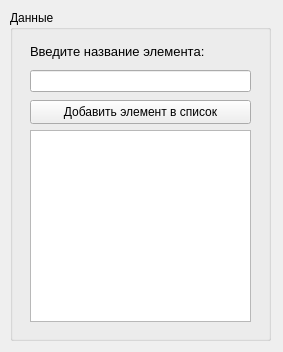
<?xml version="1.0" encoding="UTF-8"?>
<ui version="4.0">
 <class>InputForm</class>
 <widget class="QWidget" name="InputForm">
  <property name="geometry">
   <rect>
    <x>0</x>
    <y>0</y>
    <width>283</width>
    <height>352</height>
   </rect>
  </property>
  <property name="windowTitle">
   <string>Form</string>
  </property>
  <widget class="QGroupBox" name="groupBox">
   <property name="geometry">
    <rect>
     <x>10</x>
     <y>10</y>
     <width>261</width>
     <height>331</height>
    </rect>
   </property>
   <property name="title">
    <string>Данные</string>
   </property>
   <widget class="QPushButton" name="pushButton">
    <property name="geometry">
     <rect>
      <x>20</x>
      <y>90</y>
      <width>221</width>
      <height>24</height>
     </rect>
    </property>
    <property name="text">
     <string>Добавить элемент в список</string>
    </property>
   </widget>
   <widget class="QListWidget" name="listWidget">
    <property name="geometry">
     <rect>
      <x>20</x>
      <y>120</y>
      <width>221</width>
      <height>192</height>
     </rect>
    </property>
   </widget>
   <widget class="QLineEdit" name="lineEdit">
    <property name="geometry">
     <rect>
      <x>20</x>
      <y>60</y>
      <width>221</width>
      <height>22</height>
     </rect>
    </property>
   </widget>
   <widget class="QLabel" name="label">
    <property name="geometry">
     <rect>
      <x>20</x>
      <y>26</y>
      <width>221</width>
      <height>31</height>
     </rect>
    </property>
    <property name="text">
     <string>&lt;html&gt;&lt;head/&gt;&lt;body&gt;&lt;p&gt;&lt;span style=&quot; font-size:10pt;&quot;&gt;Введите название элемента:&lt;/span&gt;&lt;/p&gt;&lt;/body&gt;&lt;/html&gt;</string>
    </property>
   </widget>
  </widget>
 </widget>
 <resources/>
 <connections/>
</ui>
